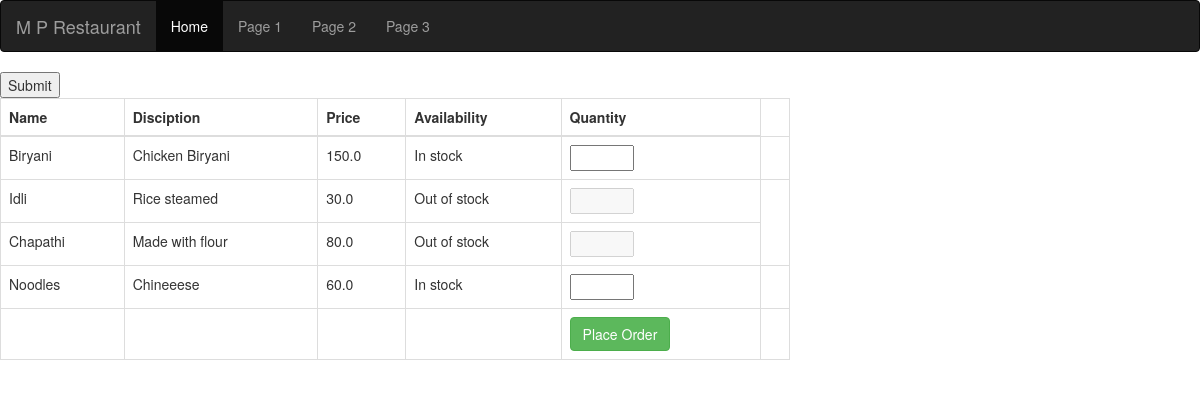
The page /foods on the database its author committed.
### food/models.py (models this page shows, shortened)
class FoodItems(models.Model):
    name = models.CharField(max_length=100, null= True, blank=True)
    desc = models.CharField(max_length=100, null= True, blank=True)
    price = models.FloatField()
    available = models.BooleanField(default=True)
    food_category = models.CharField(max_length=25, choices=(('Veg','Vegetarian'), ('Non-Veg', 'Non-Vegetarian')),null= True, blank=True)
    qty = models.IntegerField(null= True, blank=True, default=100)

### food/views.py (the view)
# urls.py: path('foods', views.display_foods),
def display_foods(request):
    foods = FoodItems.objects.all()
    context = {'foods': foods }
    return render(request, 'food/home.html', context)

### food/templates/food/home.html (shortened to what this page needs)
<!DOCTYPE html>
<html lang="en">
<head>
    <link rel="stylesheet" href="https://maxcdn.bootstrapcdn.com/bootstrap/3.4.1/css/bootstrap.min.css">
</head>
<body>
    <nav class="navbar navbar-inverse">
        <div class="container-fluid">
          <div class="navbar-header">
            <a class="navbar-brand" href="#">M P Restaurant</a>
          </div>
          <ul class="nav navbar-nav">
            <li class="active"><a href="#">Home</a></li>
            <li><a href="#">Page 1</a></li>
            <li><a href="#">Page 2</a></li>
            <li><a href="#">Page 3</a></li>
          </ul>
        </div>
      </nav>
      <form action="checkout" name="checkout">
        <input type="submit">
      </form>
      <form action="checkout"  name="checkout">
        <div class="row">
            <div class="col-sm-8">
                <table class="table table-bordered">
                    <thead>
                    <tr>
                        <th>Name</th>
                        <th>Disciption</th>
                        <th>Price</th>
                        <th>Availability</th>
                        <th>Quantity</th>
                    </tr>
                    </thead>
                    {% for food in foods%}
                    <tr>
                        <td>{{food.name}}</td>
                        <td>{{food.desc}}</td>
                        <td>{{food.price}}</td>
                        {% if food.qty  > 5 %}
                            <td>In stock</td>
                        {% else %}
                            <td>Out of stock</td>
                        {% endif %}
                            {% if food.qty  > 5 %}
                                <td><input type="number" min="1" max="100" name="foodqty"></td>
                                <td><input type="text" name="itemname" value='{{food.name}}'  hidden="True"></td>
                            {% else %}
                                <td><input type="number" min="1" max="100", disabled=True></td>
                            {% endif %}
                    </tr>
                    {% endfor%}
                    <tr>
                        <td></td><td></td><td></td><td></td>
                        <td><input type="submit" value="Place Order" class="btn btn-success"></td>
                    </tr>
            </div>
        </div>
      </form>
</body>
</html>

### rows shown on the page
FoodItems: name "Biryani", desc "Chicken Biryani", price "150.0", qty "In stock"
FoodItems: name "Idli", desc "Rice steamed", price "30.0", qty "Out of stock"
FoodItems: name "Chapathi", desc "Made with flour", price "80.0", qty "Out of stock"
FoodItems: name "Noodles", desc "Chineeese", price "60.0", qty "In stock"
